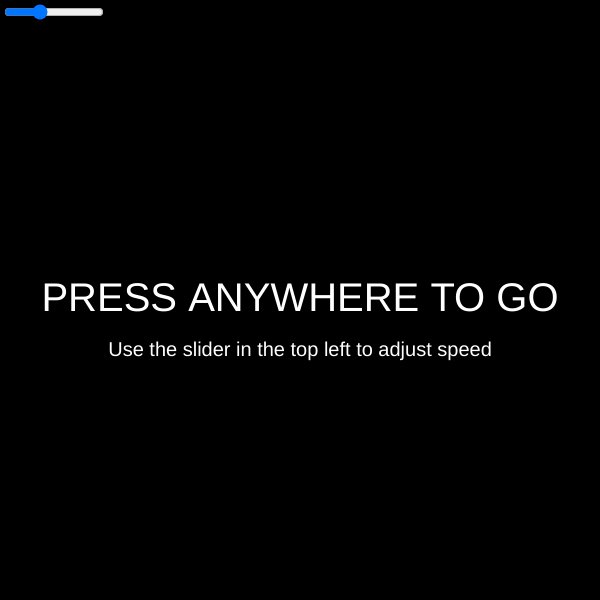
Frame 1 (no input)
Frame 60 (no input): identical to frame 1, image omitted
Frame 120 (the mouse pressed at the canvas centre since frame 60): identical to frame 1, image omitted

The p5.js sketch that drew this single still picture (run headless with seeded random() and noise() and a simulated clock; from frame 60 on, the mouse is pressed at the canvas centre):

// p5.js sketch
// ── sketch.js
var heads = 0;
var flipcount = 0;
let slider, currentflip, winration, linewidth;
var go = false;
var currentflip2;
var redcornerY, bluecornerY;

var headx = 100;
var tailx = 290;



function setup() {
    slider = createSlider(.5, 60.5, 20);
    slider.position(10, 10);
    slider.style('width', '100px');

    var cnv = createCanvas(600, 600);
    var x = (windowWidth - width) / 2;
    var y = ((windowHeight - height) / 2);
    cnv.position(x, y);
}

function draw() {
    frameRate(slider.value());
    background(0);

    if (go) {
        // flip the coin
        currentflip = random(["Heads", "Tails"]);
        if (slider.value() > 45) {
            currentflip2 = random(["Heads", "Tails"]);
            // add up heads and total
            if (currentflip == "Heads") {
                heads++;
            }
            print("hu");
            flipcount += 2;
            if (currentflip2 == "Heads") {
                heads++;
            }
        } else {
            // add up heads and total
            if (currentflip == "Heads") {
                heads++;
            }
            flipcount++;
        }

        // make the coins
        textAlign(CENTER, CENTER)
        if (currentflip == "Heads") {
            fill(255, 0, 0);
            stroke(50);
            strokeWeight(5);
            circle(headx, 100, 160);

            fill(255);
            noStroke();
            textSize(50);
            text(currentflip, headx, 100)
        } else {
            fill(0, 0, 255);
            stroke(30);
            strokeWeight(5);
            circle(tailx, 100, 160);

            fill(255);
            noStroke();
            textSize(50);
            text(currentflip, tailx, 100)
        }

        // pink totals
        fill(255, 0, 255);
        noStroke();
        text(heads, width / 2 - 120, 290);
        text(flipcount, width / 2 - 120, 350);

        // little fraction line
        stroke(255, 0, 255);
        strokeWeight(3);
        if (flipcount < 10) {
            linewidth = 24;
        } else if (flipcount < 100) {
            linewidth = 44;
        } else if (flipcount < 1000) {
            linewidth = 60;
        } else if (flipcount < 10000) {
            linewidth = 72;
        } else if (flipcount < 100000) {
            linewidth = 84;
        } else if (flipcount < 1000000) {
            linewidth = 94;
        }
        line(180 - linewidth, 318, 180 + linewidth, 318)

        // win percent
        fill(255, 0, 0);
        noStroke();
        textAlign(LEFT, CENTER);
        winratio = round(100 * heads / flipcount, 7);
        text(winratio + "%", 50, 500);

        // bar graph
        redcornerY = map((heads / flipcount), 0, 1, 500, 100);

        stroke(255);
        strokeWeight(1);
        line(390, 300, 590, 300);
        textSize(14);
        fill(255);
        text("50%", 360, 300);

        noStroke();
        fill(255, 0, 0);
        rectMode(CORNERS);
        rect(400, 500, 485, redcornerY);

        bluecornerY = map((heads / flipcount), 0, 1, 100, 500);
        fill(0, 0, 255);
        rect(495, bluecornerY, 580, 500);
    } else {
        fill(255);
        textSize(40);
        textAlign(CENTER, CENTER);
        text("PRESS ANYWHERE TO GO", width / 2, height / 2);
        textSize(20);
        text("Use the slider in the top left to adjust speed", width / 2, height / 2 + 50);
    }
}

function mouseClicked() {
    if (mouseX > 0 && mouseX < width) {
        go = true;
    }
}
